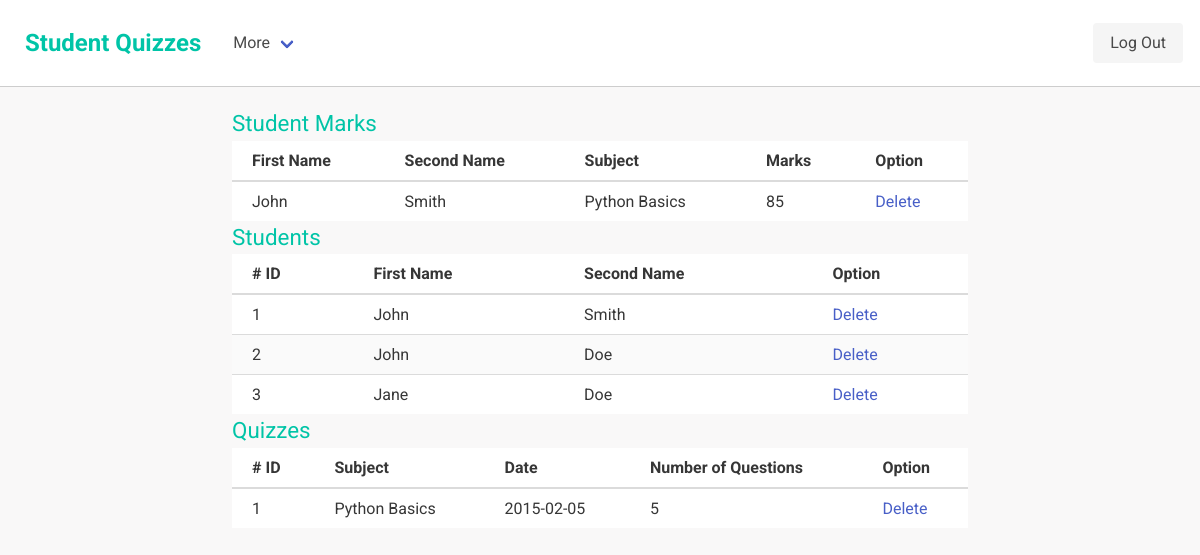
/dashboard (signed in), run on the app's committed database.
### tables this page shows
CREATE TABLE Student_Result(
    id INTEGER PRIMARY KEY AUTOINCREMENT,
    student_id INTEGER,
    quiz_id INTEGER,
    marks INTEGER
);

CREATE TABLE Student(
    id INTEGER PRIMARY KEY AUTOINCREMENT,
    first_name TEXT,
    last_name TEXT
);

CREATE TABLE Quizzes(
    id INTEGER PRIMARY KEY AUTOINCREMENT,
    subject TEXT,
    quiz_date TEXT,
    no_questions INTEGER
);

### app.py (the view)
@app.route('/dashboard')
@login_required
def index():
    student_results=StudentMarks().viewall()
    students=Student().view_all_students()
    quizzes= Quizzes().view_all_quizzes()
    return render_template('index.html', student_results=student_results,students=students, quizzes=quizzes)

### app.py (called while the page is built)
@login.user_loader
def load_user(id):
    return User.User.query.get(id)

### models/Quizzes.py (called while the page is built)
    def view_all_quizzes(self):
        query="SELECT * FROM Quizzes"
        result=self.fetch_all_rows(query)
        return result

### models/Student.py (called while the page is built)
    def view_all_students(self):
        query="SELECT * FROM Student"
        result=self.fetch_all_rows(query)
        return result

### models/StudentMarks.py (called while the page is built)
    def viewall(self):
        query="""select sm.id, sm.marks , s.first_name, s.last_name, q.subject from Student_Result sm
        INNER JOIN Student s on sm.student_id=s.id
        INNER JOIN Quizzes q on sm.quiz_id=q.id;"""
        result=self.fetch_all_rows(query)
        return result

### models/database.py (called while the page is built)
    def fetch_all_rows(self,query):
        conn=sqlite3.connect("./hw13.db")
        cur=conn.cursor()
        cur.execute(query)
        all_rows=cur.fetchall()
        return all_rows

### templates/index.html (shortened to what this page needs)
{% extends "base.html" %}
{% block content %}
<div class="container">
    <div class="container-contents">
        <h1 style="color:#00C4A7;font-size:1.4em;">Student Marks</h1>
        <table class="table is-hoverable is-striped">
            <thead>
                <th>First Name</th>
                <th>Second Name</th>
                <th>Subject</th>
                <th>Marks</th>
                <th>Option</th>
            </thead>
            <tbody>
                {% for result in student_results%}
                    <tr>
                        <td>{{result[2]}}</td>
                        <td>{{result[3]}}</td>
                        <td>{{result[4]}}</td>
                        <td>{{result[1]}}</td>
                        {% if result %}<td><a href="marks/delete/{{result[0]}}">Delete</a></td>{%endif%}
                    </tr>
                {% endfor %}
            </tbody>
        </table>
    </div>
    <div class="container-contents">
        <h1 style="color:#00C4A7;font-size:1.4em;">Students</h1>
            <table class="table is-hoverable is-striped">
                <thead>
                    <th># ID</th>
                    <th>First Name</th>
                    <th>Second Name</th>
                    <th>Option</th>
                </thead>
                <tbody>
                    {% for student in students%}
                        <tr>
                            <td>{{student[0]}}</td>
                            <td>{{student[1]}}</td>
                            <td>{{student[2]}}</td>
                            {% if student %}<td><a href="student/delete/{{student[0]}}">Delete</a></td>{%endif%}
                        </tr>
                    {% endfor %}
                </tbody>
            </table>
    </div>
    <div class="container-contents">
        <h1 style="color:#00C4A7;font-size:1.4em;">Quizzes</h1>
        <table class="table is-hoverable is-striped">
            <thead>
                <th># ID</th>
                <th>Subject</th>
                <th>Date</th>
                <th>Number of Questions</th>
                <th>Option</th>
            </thead>
            <tbody>
                {% for quiz in quizzes%}
                    <tr>
                        <td>{{quiz[0]}}</td>
                        <td>{{quiz[1]}}</td>
                        <td>{{quiz[2]}}</td>
                        <td>{{quiz[3]}}</td>
                        {% if quiz %}<td><a href="quiz/delete/{{quiz[0]}}">Delete</a></td>{%endif%}
                    </tr>
                {% endfor %}
            </tbody>
        </table>
    </div>
</div>
{% endblock %}

### templates/base.html (shortened to what this page needs)
<html>
    <head>
        <link rel="stylesheet" href="https://cdnjs.cloudflare.com/ajax/libs/bulma/0.6.2/css/bulma.min.css" />
    </head>
    <body>
        <nav class="navbar" role="navigation" aria-label="main navigation">
            <div class="navbar-brand">
              <p class="logo">Student Quizzes</p>
            </div>
            <div id="navbarBasicExample" class="navbar-menu">
              <div class="navbar-start">
                <div class="navbar-item has-dropdown is-hoverable">
                  <a class="navbar-link">
                    More
                  </a>
                </div>
              </div>
            </div>
            <div class="navbar-end">
              <div class="navbar-item">
                <div class="buttons">
                  {% if current_user.is_anonymous %}
                  <a class="button is-primary" href="{{url_for('login')}}">
                    <strong>Log In</strong>
                  </a>
                  {% else %}
                  <a class="button is-light" href="{{url_for('logout')}}">
                    Log Out
                  </a>
                  {% endif %}
                </div>
              </div>
            </div>
        </nav>
        {% block content %}{% endblock %}
    </body>
</html>

### templates/index.html (style rules this page uses)
table { background-color: #fff; width:100%; padding:20px !important; }
th, td { padding:10px 20px !important; }
.container-contents { width:80%; margin: 0 auto; }

### templates/base.html (style rules this page uses)
body { font-family: 'Roboto', sans-serif; margin: 0; background-color: #F9F8F8; }
.navbar { padding:5px; background-color: #fff; border-bottom: 1px solid #CDCDCD; }
.logo { font-weight: bold; font-size: 1.5em; color:#00C4A7; padding:20px 20px; }
.container { padding:20px; }

### data on the page
Student_Result: first_name "John", last_name "Smith", subject "Python Basics", marks "85"
Student: id "1", first_name "John", last_name "Smith"
Student: id "2", first_name "John", last_name "Doe"
Student: id "3", first_name "Jane", last_name "Doe"
Quizzes: id "1", subject "Python Basics", quiz_date "2015-02-05", no_questions "5"
